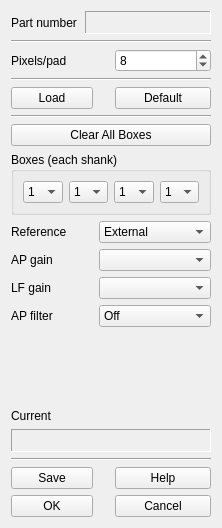
<?xml version="1.0" encoding="UTF-8"?>
<ui version="4.0">
 <class>ShankEditTab</class>
 <widget class="QWidget" name="ShankEditTab">
  <property name="geometry">
   <rect>
    <x>0</x>
    <y>0</y>
    <width>222</width>
    <height>528</height>
   </rect>
  </property>
  <property name="windowTitle">
   <string>Form</string>
  </property>
  <layout class="QGridLayout" name="gridLayout">
   <item row="1" column="0" colspan="4">
    <widget class="Line" name="line_3">
     <property name="sizePolicy">
      <sizepolicy hsizetype="MinimumExpanding" vsizetype="Fixed">
       <horstretch>0</horstretch>
       <verstretch>0</verstretch>
      </sizepolicy>
     </property>
     <property name="minimumSize">
      <size>
       <width>20</width>
       <height>0</height>
      </size>
     </property>
     <property name="orientation">
      <enum>Qt::Horizontal</enum>
     </property>
    </widget>
   </item>
   <item row="2" column="0">
    <widget class="QLabel" name="label_6">
     <property name="text">
      <string>Pixels/pad</string>
     </property>
    </widget>
   </item>
   <item row="2" column="3">
    <widget class="QSpinBox" name="ypixSB">
     <property name="sizePolicy">
      <sizepolicy hsizetype="Expanding" vsizetype="Fixed">
       <horstretch>0</horstretch>
       <verstretch>0</verstretch>
      </sizepolicy>
     </property>
     <property name="toolTip">
      <string>Drawing scale</string>
     </property>
     <property name="minimum">
      <number>2</number>
     </property>
     <property name="maximum">
      <number>200</number>
     </property>
     <property name="singleStep">
      <number>2</number>
     </property>
     <property name="value">
      <number>8</number>
     </property>
    </widget>
   </item>
   <item row="3" column="0" colspan="4">
    <widget class="Line" name="line_4">
     <property name="sizePolicy">
      <sizepolicy hsizetype="MinimumExpanding" vsizetype="Fixed">
       <horstretch>0</horstretch>
       <verstretch>0</verstretch>
      </sizepolicy>
     </property>
     <property name="minimumSize">
      <size>
       <width>20</width>
       <height>0</height>
      </size>
     </property>
     <property name="orientation">
      <enum>Qt::Horizontal</enum>
     </property>
    </widget>
   </item>
   <item row="4" column="0" colspan="2">
    <widget class="QPushButton" name="loadBut">
     <property name="sizePolicy">
      <sizepolicy hsizetype="Preferred" vsizetype="Fixed">
       <horstretch>0</horstretch>
       <verstretch>0</verstretch>
      </sizepolicy>
     </property>
     <property name="toolTip">
      <string>Load file; not applied</string>
     </property>
     <property name="text">
      <string>Load</string>
     </property>
    </widget>
   </item>
   <item row="4" column="3">
    <widget class="QPushButton" name="defBut">
     <property name="sizePolicy">
      <sizepolicy hsizetype="Preferred" vsizetype="Fixed">
       <horstretch>0</horstretch>
       <verstretch>0</verstretch>
      </sizepolicy>
     </property>
     <property name="toolTip">
      <string>Set bank-0, ext-ref, gains 500,250, flt; not applied</string>
     </property>
     <property name="text">
      <string>Default</string>
     </property>
    </widget>
   </item>
   <item row="5" column="0" colspan="4">
    <widget class="Line" name="line">
     <property name="sizePolicy">
      <sizepolicy hsizetype="MinimumExpanding" vsizetype="Fixed">
       <horstretch>0</horstretch>
       <verstretch>0</verstretch>
      </sizepolicy>
     </property>
     <property name="minimumSize">
      <size>
       <width>20</width>
       <height>0</height>
      </size>
     </property>
     <property name="orientation">
      <enum>Qt::Horizontal</enum>
     </property>
    </widget>
   </item>
   <item row="7" column="0" colspan="4">
    <widget class="QGroupBox" name="bxGB">
     <property name="title">
      <string>Boxes (each shank)</string>
     </property>
     <layout class="QHBoxLayout" name="horizontalLayout_2">
      <item>
       <widget class="QComboBox" name="bx0CB">
        <property name="sizePolicy">
         <sizepolicy hsizetype="Expanding" vsizetype="Fixed">
          <horstretch>0</horstretch>
          <verstretch>0</verstretch>
         </sizepolicy>
        </property>
        <item>
         <property name="text">
          <string>1</string>
         </property>
        </item>
       </widget>
      </item>
      <item>
       <widget class="QComboBox" name="bx1CB">
        <property name="sizePolicy">
         <sizepolicy hsizetype="Expanding" vsizetype="Fixed">
          <horstretch>0</horstretch>
          <verstretch>0</verstretch>
         </sizepolicy>
        </property>
        <item>
         <property name="text">
          <string>1</string>
         </property>
        </item>
       </widget>
      </item>
      <item>
       <widget class="QComboBox" name="bx2CB">
        <property name="sizePolicy">
         <sizepolicy hsizetype="Expanding" vsizetype="Fixed">
          <horstretch>0</horstretch>
          <verstretch>0</verstretch>
         </sizepolicy>
        </property>
        <item>
         <property name="text">
          <string>1</string>
         </property>
        </item>
       </widget>
      </item>
      <item>
       <widget class="QComboBox" name="bx3CB">
        <property name="sizePolicy">
         <sizepolicy hsizetype="Expanding" vsizetype="Fixed">
          <horstretch>0</horstretch>
          <verstretch>0</verstretch>
         </sizepolicy>
        </property>
        <item>
         <property name="text">
          <string>1</string>
         </property>
        </item>
       </widget>
      </item>
     </layout>
    </widget>
   </item>
   <item row="8" column="0">
    <widget class="QLabel" name="label_3">
     <property name="text">
      <string>Reference</string>
     </property>
    </widget>
   </item>
   <item row="8" column="2" colspan="2">
    <widget class="QComboBox" name="rfCB">
     <property name="sizePolicy">
      <sizepolicy hsizetype="Expanding" vsizetype="Fixed">
       <horstretch>0</horstretch>
       <verstretch>0</verstretch>
      </sizepolicy>
     </property>
     <item>
      <property name="text">
       <string>External</string>
      </property>
     </item>
    </widget>
   </item>
   <item row="9" column="0">
    <widget class="QLabel" name="label">
     <property name="text">
      <string>AP gain</string>
     </property>
    </widget>
   </item>
   <item row="9" column="2" colspan="2">
    <widget class="QComboBox" name="apCB">
     <property name="sizePolicy">
      <sizepolicy hsizetype="Expanding" vsizetype="Fixed">
       <horstretch>0</horstretch>
       <verstretch>0</verstretch>
      </sizepolicy>
     </property>
    </widget>
   </item>
   <item row="10" column="0">
    <widget class="QLabel" name="label_4">
     <property name="text">
      <string>LF gain</string>
     </property>
    </widget>
   </item>
   <item row="10" column="2" colspan="2">
    <widget class="QComboBox" name="lfCB">
     <property name="sizePolicy">
      <sizepolicy hsizetype="Expanding" vsizetype="Fixed">
       <horstretch>0</horstretch>
       <verstretch>0</verstretch>
      </sizepolicy>
     </property>
    </widget>
   </item>
   <item row="11" column="0">
    <widget class="QLabel" name="label_5">
     <property name="text">
      <string>AP filter</string>
     </property>
    </widget>
   </item>
   <item row="11" column="2" colspan="2">
    <widget class="QComboBox" name="hpCB">
     <property name="sizePolicy">
      <sizepolicy hsizetype="Expanding" vsizetype="Fixed">
       <horstretch>0</horstretch>
       <verstretch>0</verstretch>
      </sizepolicy>
     </property>
     <item>
      <property name="text">
       <string>Off</string>
      </property>
     </item>
     <item>
      <property name="text">
       <string>On</string>
      </property>
     </item>
    </widget>
   </item>
   <item row="12" column="1">
    <spacer name="verticalSpacer">
     <property name="orientation">
      <enum>Qt::Vertical</enum>
     </property>
     <property name="sizeHint" stdset="0">
      <size>
       <width>20</width>
       <height>198</height>
      </size>
     </property>
    </spacer>
   </item>
   <item row="13" column="0">
    <widget class="QLabel" name="curTag">
     <property name="sizePolicy">
      <sizepolicy hsizetype="Preferred" vsizetype="Preferred">
       <horstretch>0</horstretch>
       <verstretch>0</verstretch>
      </sizepolicy>
     </property>
     <property name="text">
      <string>Current</string>
     </property>
    </widget>
   </item>
   <item row="15" column="0" colspan="4">
    <widget class="Line" name="line_2">
     <property name="sizePolicy">
      <sizepolicy hsizetype="MinimumExpanding" vsizetype="Fixed">
       <horstretch>0</horstretch>
       <verstretch>0</verstretch>
      </sizepolicy>
     </property>
     <property name="minimumSize">
      <size>
       <width>20</width>
       <height>0</height>
      </size>
     </property>
     <property name="orientation">
      <enum>Qt::Horizontal</enum>
     </property>
    </widget>
   </item>
   <item row="16" column="0" colspan="2">
    <widget class="QPushButton" name="saveBut">
     <property name="sizePolicy">
      <sizepolicy hsizetype="Preferred" vsizetype="Fixed">
       <horstretch>0</horstretch>
       <verstretch>0</verstretch>
      </sizepolicy>
     </property>
     <property name="toolTip">
      <string>Save file; not applied</string>
     </property>
     <property name="text">
      <string>Save</string>
     </property>
    </widget>
   </item>
   <item row="16" column="3">
    <widget class="QPushButton" name="helpBut">
     <property name="sizePolicy">
      <sizepolicy hsizetype="Preferred" vsizetype="Fixed">
       <horstretch>0</horstretch>
       <verstretch>0</verstretch>
      </sizepolicy>
     </property>
     <property name="text">
      <string>Help</string>
     </property>
    </widget>
   </item>
   <item row="17" column="0" colspan="2">
    <widget class="QPushButton" name="okBut">
     <property name="sizePolicy">
      <sizepolicy hsizetype="Preferred" vsizetype="Fixed">
       <horstretch>0</horstretch>
       <verstretch>0</verstretch>
      </sizepolicy>
     </property>
     <property name="toolTip">
      <string>Apply</string>
     </property>
     <property name="text">
      <string>OK</string>
     </property>
    </widget>
   </item>
   <item row="17" column="3">
    <widget class="QPushButton" name="cancelBut">
     <property name="sizePolicy">
      <sizepolicy hsizetype="Preferred" vsizetype="Fixed">
       <horstretch>0</horstretch>
       <verstretch>0</verstretch>
      </sizepolicy>
     </property>
     <property name="toolTip">
      <string>Revert to prior</string>
     </property>
     <property name="text">
      <string>Cancel</string>
     </property>
    </widget>
   </item>
   <item row="0" column="0" colspan="4">
    <layout class="QHBoxLayout" name="horizontalLayout">
     <property name="spacing">
      <number>8</number>
     </property>
     <item>
      <widget class="QLabel" name="prbHdr">
       <property name="sizePolicy">
        <sizepolicy hsizetype="Preferred" vsizetype="Preferred">
         <horstretch>0</horstretch>
         <verstretch>0</verstretch>
        </sizepolicy>
       </property>
       <property name="text">
        <string>Part number</string>
       </property>
      </widget>
     </item>
     <item>
      <widget class="QLabel" name="prbLbl">
       <property name="enabled">
        <bool>true</bool>
       </property>
       <property name="sizePolicy">
        <sizepolicy hsizetype="Expanding" vsizetype="Fixed">
         <horstretch>1</horstretch>
         <verstretch>0</verstretch>
        </sizepolicy>
       </property>
       <property name="minimumSize">
        <size>
         <width>0</width>
         <height>23</height>
        </size>
       </property>
       <property name="palette">
        <palette>
         <active>
          <colorrole role="WindowText">
           <brush brushstyle="SolidPattern">
            <color alpha="255">
             <red>71</red>
             <green>3</green>
             <blue>34</blue>
            </color>
           </brush>
          </colorrole>
         </active>
         <inactive>
          <colorrole role="WindowText">
           <brush brushstyle="SolidPattern">
            <color alpha="255">
             <red>71</red>
             <green>3</green>
             <blue>34</blue>
            </color>
           </brush>
          </colorrole>
         </inactive>
         <disabled>
          <colorrole role="WindowText">
           <brush brushstyle="SolidPattern">
            <color alpha="255">
             <red>106</red>
             <green>104</green>
             <blue>100</blue>
            </color>
           </brush>
          </colorrole>
         </disabled>
        </palette>
       </property>
       <property name="frameShape">
        <enum>QFrame::Panel</enum>
       </property>
       <property name="frameShadow">
        <enum>QFrame::Sunken</enum>
       </property>
       <property name="lineWidth">
        <number>1</number>
       </property>
       <property name="text">
        <string/>
       </property>
      </widget>
     </item>
    </layout>
   </item>
   <item row="14" column="0" colspan="4">
    <widget class="QLabel" name="curLbl">
     <property name="enabled">
      <bool>true</bool>
     </property>
     <property name="sizePolicy">
      <sizepolicy hsizetype="Expanding" vsizetype="Fixed">
       <horstretch>1</horstretch>
       <verstretch>0</verstretch>
      </sizepolicy>
     </property>
     <property name="minimumSize">
      <size>
       <width>0</width>
       <height>23</height>
      </size>
     </property>
     <property name="palette">
      <palette>
       <active>
        <colorrole role="WindowText">
         <brush brushstyle="SolidPattern">
          <color alpha="255">
           <red>71</red>
           <green>3</green>
           <blue>34</blue>
          </color>
         </brush>
        </colorrole>
       </active>
       <inactive>
        <colorrole role="WindowText">
         <brush brushstyle="SolidPattern">
          <color alpha="255">
           <red>71</red>
           <green>3</green>
           <blue>34</blue>
          </color>
         </brush>
        </colorrole>
       </inactive>
       <disabled>
        <colorrole role="WindowText">
         <brush brushstyle="SolidPattern">
          <color alpha="255">
           <red>106</red>
           <green>104</green>
           <blue>100</blue>
          </color>
         </brush>
        </colorrole>
       </disabled>
      </palette>
     </property>
     <property name="frameShape">
      <enum>QFrame::Panel</enum>
     </property>
     <property name="frameShadow">
      <enum>QFrame::Sunken</enum>
     </property>
     <property name="lineWidth">
      <number>1</number>
     </property>
     <property name="text">
      <string/>
     </property>
    </widget>
   </item>
   <item row="6" column="0" colspan="4">
    <widget class="QPushButton" name="clearBut">
     <property name="sizePolicy">
      <sizepolicy hsizetype="Preferred" vsizetype="Fixed">
       <horstretch>0</horstretch>
       <verstretch>0</verstretch>
      </sizepolicy>
     </property>
     <property name="toolTip">
      <string>Clear boxes</string>
     </property>
     <property name="text">
      <string>Clear All Boxes</string>
     </property>
    </widget>
   </item>
  </layout>
 </widget>
 <tabstops>
  <tabstop>ypixSB</tabstop>
  <tabstop>loadBut</tabstop>
  <tabstop>defBut</tabstop>
  <tabstop>clearBut</tabstop>
  <tabstop>bx0CB</tabstop>
  <tabstop>bx1CB</tabstop>
  <tabstop>bx2CB</tabstop>
  <tabstop>bx3CB</tabstop>
  <tabstop>rfCB</tabstop>
  <tabstop>apCB</tabstop>
  <tabstop>lfCB</tabstop>
  <tabstop>hpCB</tabstop>
  <tabstop>saveBut</tabstop>
  <tabstop>helpBut</tabstop>
  <tabstop>okBut</tabstop>
  <tabstop>cancelBut</tabstop>
 </tabstops>
 <resources/>
 <connections/>
</ui>
